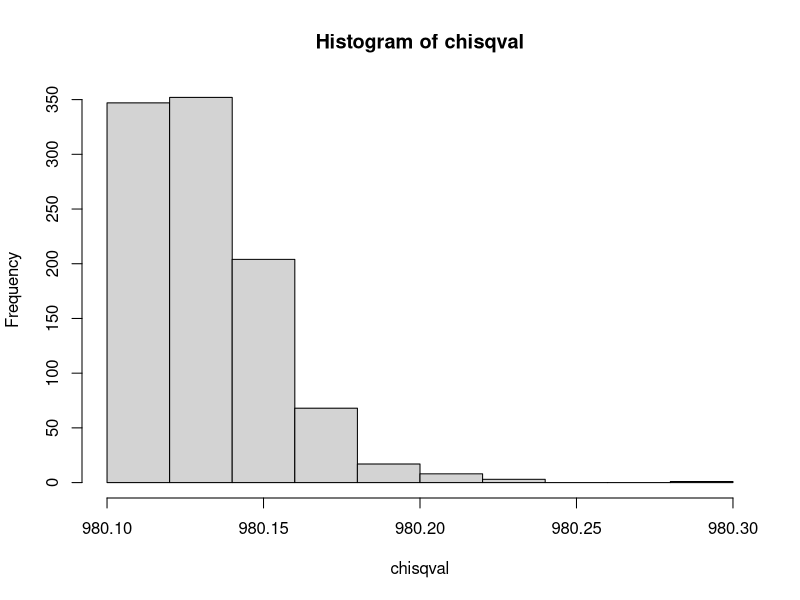

Reproduce this figure in R.
N = 1000
p = c(4, 3, 2, 1) / 10
x = rmultinom(N, size=10, prob = p)
expmatrix = rep(N*p, N)
z = x - expmatrix
chisqval = apply(z*z/expmatrix, 2, sum)
hist(chisqval)